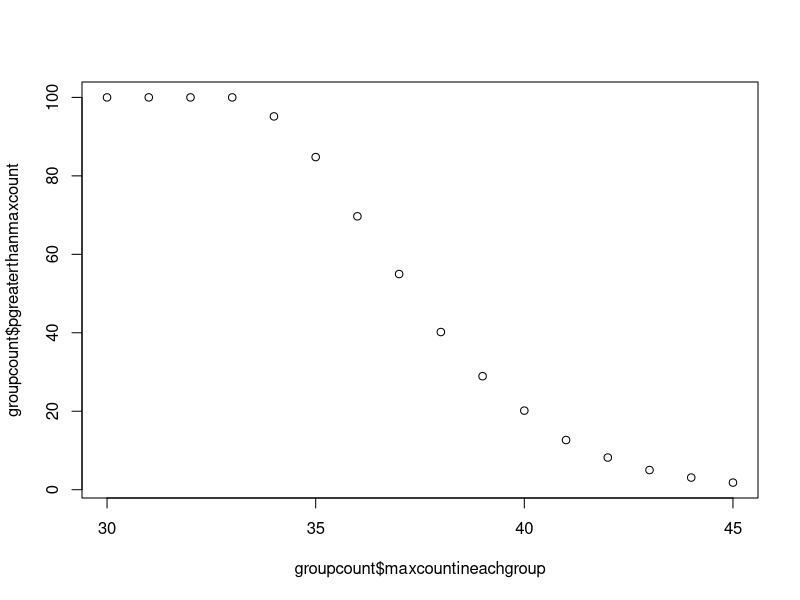

Here is the R script that generated this plot:
# Verify the Randomization of Qualtrics with RI
vector <-c()
groupcount <- data.frame( "maxcountineachgroup" = integer(), "pgreaterthanmaxcount" = integer(), stringsAsFactors=FALSE)
for (maxcount in 30:45 ) {
  count = 0 
  testsize = 10000
  for (i in 1:testsize ) {
    s <- sample(c(1,2,3),size = 100, replace =TRUE)
    n1 = length(s[s==1]) 
    n2 = length(s[s==2])
    n3 = length(s[s==3])
    nlist <- c(n1,n2,n3)
    max(nlist)
    if(max(nlist) > maxcount) {
      count = count +1
    }
  }
  count
  groupcount[nrow(groupcount) + 1, ] <- c( maxcount, (count/testsize)*100)
  #vector <- c(vector, cbind((maxcount,(count/testsize)*100)))
}

plot(groupcount$maxcountineachgroup,groupcount$pgreaterthanmaxcount)